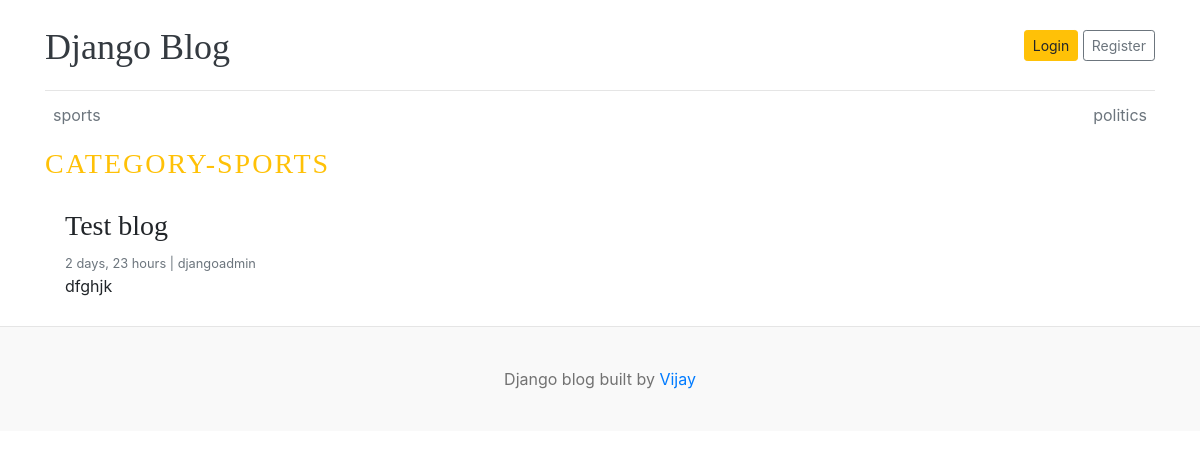
The page /category/1/ on the database as committed earlier.
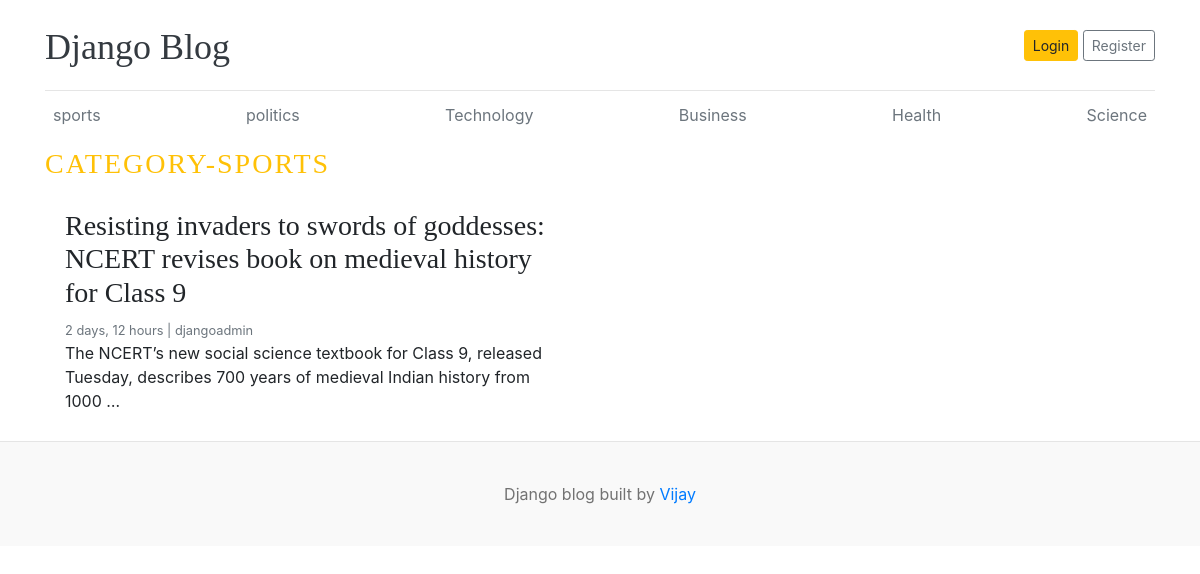
The same page on the database as committed later.
### blogs/models.py (models this page shows, shortened)
class Category(models.Model):
    category_name = models.CharField(max_length=50, unique=True)
    created_at = models.DateTimeField(auto_now_add=True)
    updated_at = models.DateTimeField(auto_now=True)
    class Meta:
        verbose_name_plural = 'categories'
    def __str__(self):
        return self.category_name

class Blog(models.Model):
    title = models.CharField(max_length=100)
    slug = models.SlugField(max_length=100)
    category = models.ForeignKey(Category, on_delete=models.CASCADE)
    author = models.ForeignKey(User, on_delete=models.CASCADE)
    featured_image = models.ImageField(upload_to='uploads/%Y/%m/%d')
    short_description = models.TextField(max_length=1000)
    blog_body = models.TextField(max_length=2000)
    status = models.CharField(max_length=20,choices=STATUS_CHOICES, default=0)
    is_featured = models.BooleanField(default=False)
    created_at = models.DateTimeField(auto_now_add=True)
    updated_at = models.DateTimeField(auto_now=True)

### blogs/views.py (the view)
# urls.py: path('<int:category_id>/', views.category_by_id, name='category_by_id'),
def category_by_id(request, category_id):
    posts = Blog.objects.filter(status = 'Published', category_id=category_id)
    category =  get_object_or_404(Category, id=category_id)
    context = {
        'posts': posts,
        'category': category,
    }
    return render(request, 'posts_by_category.html', context)

### blogs/context_processors.py (called while the page is built)
def get_categories(request):
    categories = Category.objects.all()
    return {'categories': categories}

### templates/posts_by_category.html (shortened to what this page needs)
{% extends 'base.html' %}
{% block content %}
  <h3 class="text-uppercase text-warning", style="letter-spacing: 2px;">Category-{{ category }}</h3>
  <div class="row mb-2">
    {% if posts %}
    {% for post in posts %}
    <div class="col-md-6">
      <div class="card border-0" >
        <div class="card-body">
          <h3>{{post.title}}</h3>
          <small class="mb-1 text-muted">{{post.created_at | timesince}} | {{ post.author }}</small>
          <p class="card-text">{{ post.short_description | truncatewords:20 }}</p>
        </div>
      </div>
    </div>
    {% endfor %}
    {% else %}
    <p>No posts available in this category.</p>
    {% endif %}
  </div>
</div>
{% endblock %}

### templates/base.html (shortened to what this page needs)
{% load static %}
<!DOCTYPE html>
<html lang="en">
<head>
    <link href="https://getbootstrap.com/docs/4.0/dist/css/bootstrap.min.css" rel="stylesheet">
    <link href="{% static 'css/blog.css' %}" rel="stylesheet">
  </head>
<body>
    <div class="container">
      <header class="blog-header py-3">
        <div class="row flex-nowrap justify-content-between align-items-center">
          <div class="col-8 pt-1">
            <a class="blog-header-logo text-dark" href="/">Django Blog</a>
          </div>
          <div class="col-4 d-flex justify-content-end align-items-center">
            <a class="btn btn-sm btn-warning" href="#">Login</a> &nbsp;
            <a class="btn btn-sm btn-outline-secondary" href="#">Register</a>
          </div>
        </div>
      </header>
      <div class="nav-scroller py-1 mb-2">
        <nav class="nav d-flex justify-content-between">
          {% for cat in categories %}
          <a class="p-2 text-muted" href="{% url 'category_by_id' cat.id %}">{{cat.category_name}}</a>
          {% endfor %}
        </nav>
      </div>
{% block content %}
{% endblock %}
 <footer class="blog-footer">
  <p>Django blog built by <a href="#">Vijay </a></p>
</footer>
</body>
</html>

Rows that differ between the two databases and show on the page:
removed Blog: title "Test blog", created_at "2 days, 23 hours", author "djangoadmin", short_description "dfghjk"
added Category: category_name "Technology"
added Category: category_name "Business"
added Category: category_name "Health"
added Category: category_name "Science"
added Blog: title "Resisting invaders to swords of goddesses: NCERT revises book on medieval history for Class 9", created_at "2 days, 12 hours", author "djangoadmin", short_description "The NCERT’s new social science textbook for Class 9, released Tuesday, describes 700 years of medieval Indian history from 1000 …"
